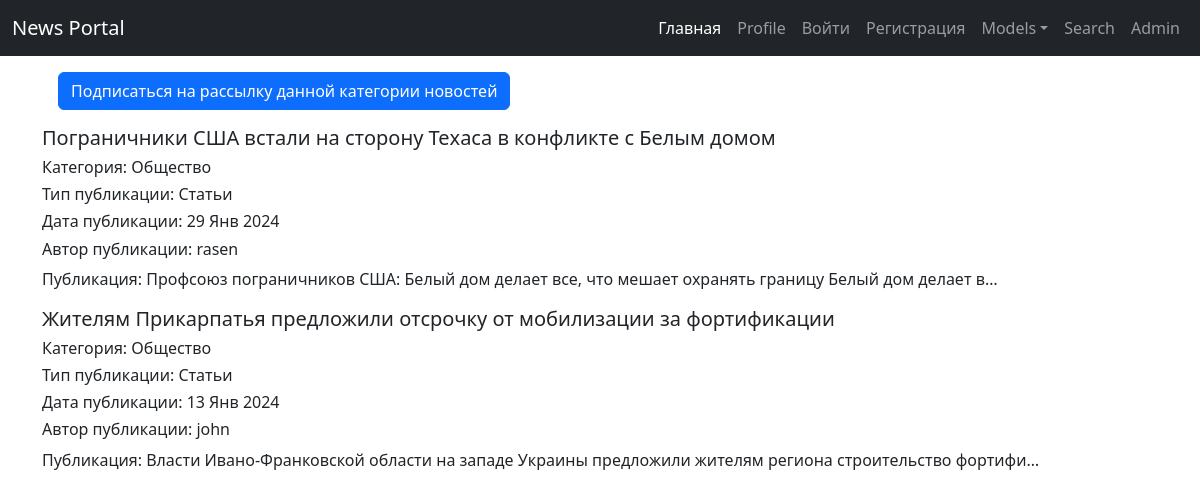
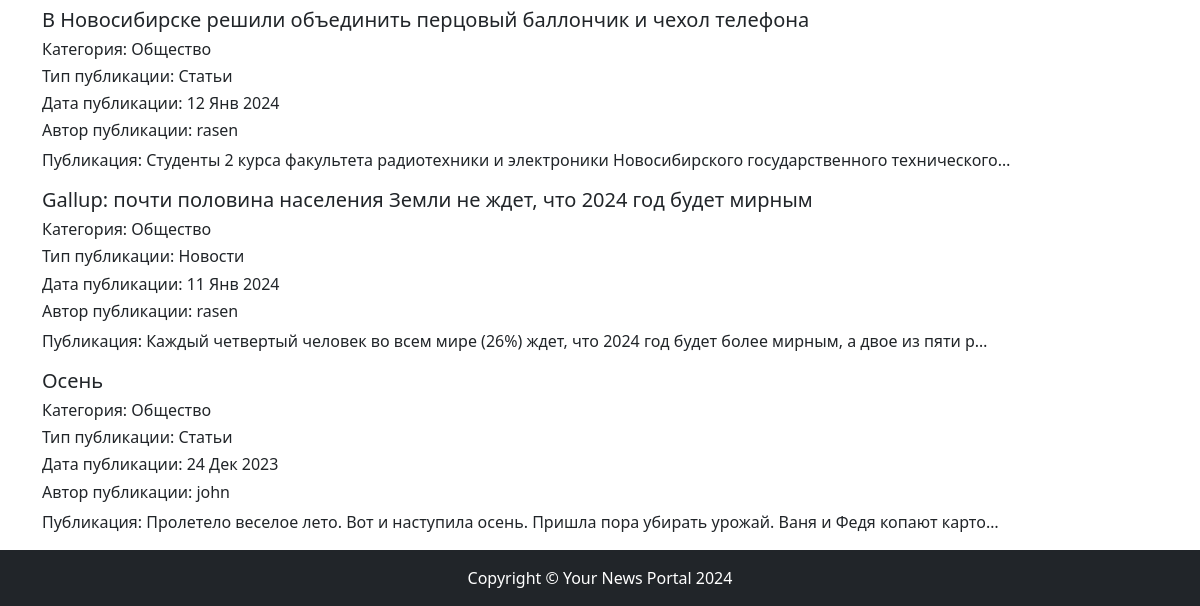
/categories/3, run on an earlier commit of the app's database (2 pictures, top to bottom).
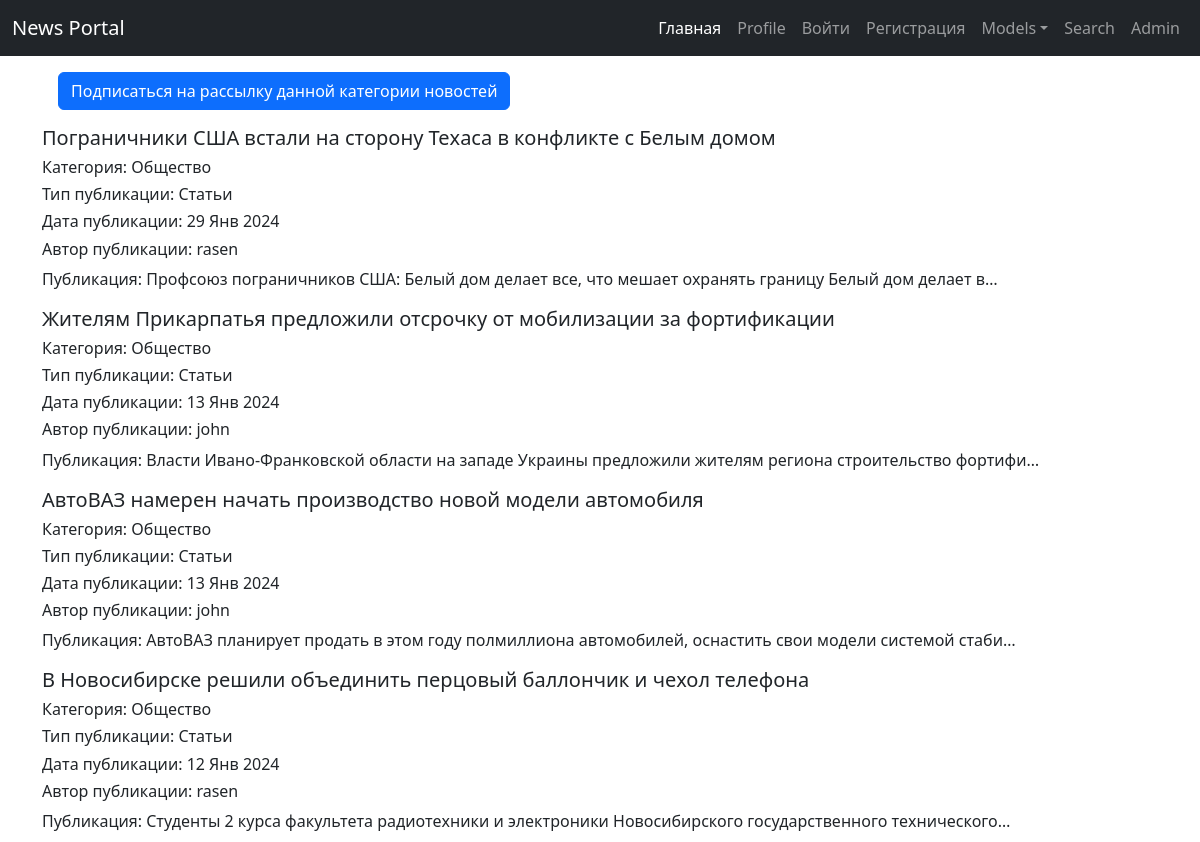
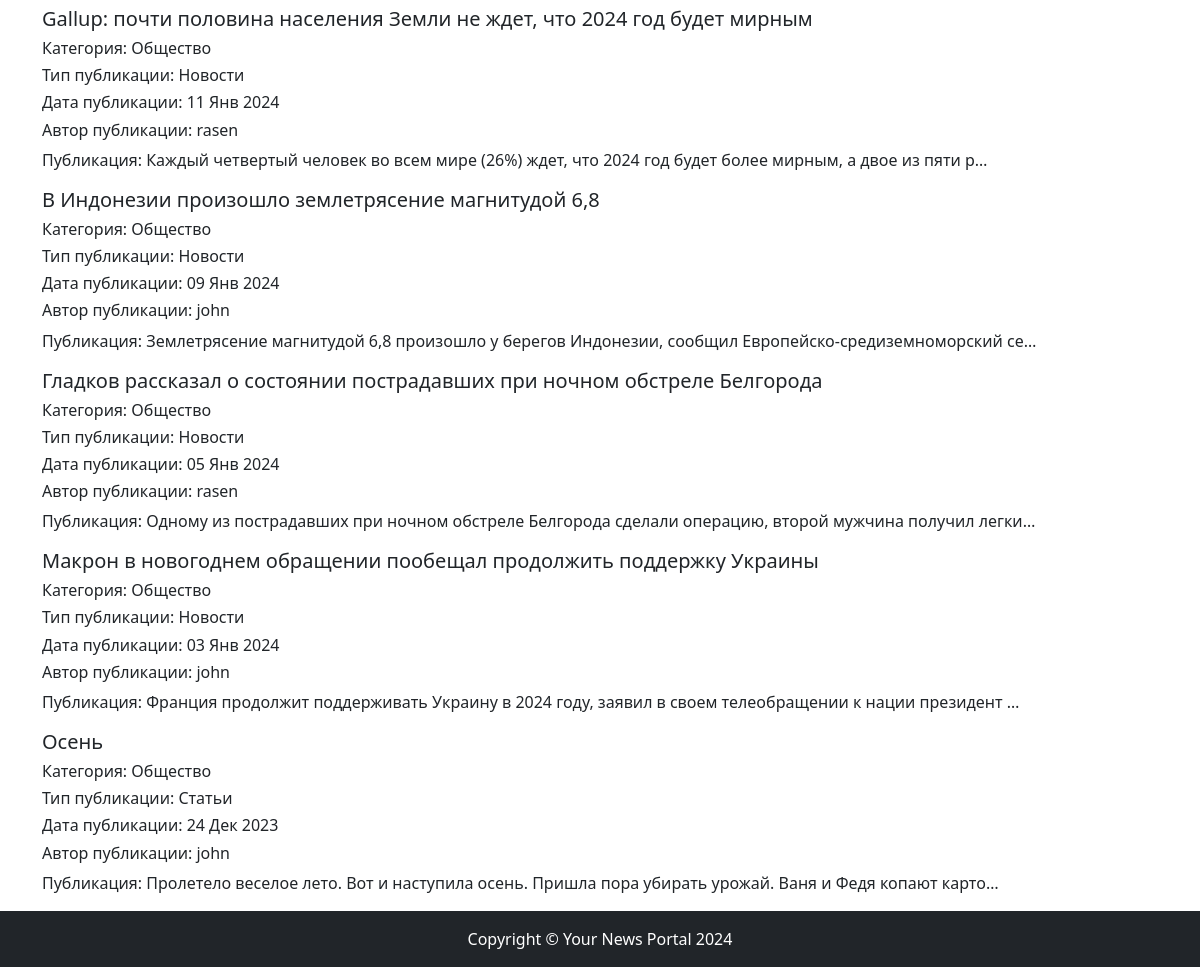
And on a later commit of the database (2 pictures, top to bottom).
### news/models.py (models this page shows, shortened)
class Post(models.Model):
    news = 'NE'
    articles = 'AR'
    TYPES = [
        (news, 'Новости'),
        (articles, 'Статьи')
    ]
    author = models.ForeignKey(Author, on_delete=models.CASCADE)
    choice_types = models.CharField(max_length=2, choices=TYPES, default=news)
    time_in = models.DateTimeField(default=timezone.now)
    categories_post = models.ManyToManyField(Category, through='PostCategory')
    title = models.CharField(max_length=240, default='')
    content = models.TextField(blank=False)
    rate_new = models.IntegerField(default=0)

class Category(models.Model):
    category_name = models.CharField(max_length=200, unique=True)
    subscribers = models.ManyToManyField(User, related_name='categories')
    def __str__(self):
        return f'{self.category_name}'

class Author(models.Model):
    user = models.OneToOneField(User, on_delete=models.CASCADE)
    rating = models.IntegerField(default=0)

### news/views/category.py (the view)
# urls.py: path('categories/<int:pk>', CategoryDetailView.as_view(), name='category_detail'),
class CategoryDetailView(ListView):
    model = Post
    template_name = APP + "category_detail.html"
    context_object_name = "category_list"
    def get_queryset(self):
        self.category = get_object_or_404(Category, id=self.kwargs["pk"])
        queryset = Post.objects.filter(categories_post=self.category).order_by('-time_in')
        return queryset
    def get_context_data(self, **kwargs):
        context = super().get_context_data(**kwargs)
        context['is_not_subcriber'] = self.request.user not in self.category.subscribers.all()
        context['category_post_detail'] = self.category
        return context

### news/templates/news/category_detail.html (shortened to what this page needs)
{% extends 'default.html' %}
{% block content %}
    {% if not is_not_subscriber %}
    <div class="p-3">
        <a class="btn btn-primary" href="{{ category_post_detail.id }}/subscribe/" role="button">Подписаться на рассылку данной категории новостей</a>
    </div>
        {% for post in category_list %}
          <div class="mb-3">
                <h5>  {{ post.title|truncatechars:100 }} </h5>
                <h6>Категория: {{ category_post_detail }} </h6>
                <h6>Тип публикации: {{ post.get_choice_types_display }}</h6>
                <h6>Дата публикации: {{ post.time_in|date:'d M Y' }} </h6>
                <h6>Автор публикации: {{ post.author.user }} </h6>
                <span>Публикация: {{ post.content|truncatechars:100 }}</span>
          </div>
        {% endfor %}
    {% else %}
        <div class="p-3">
            <h4> Вы уже подписаны
                <a class="btn btn-primary" href="{{ category_post_detail.id }}/unsubscribe/" role="button">Отписаться от рассылки данной категории новостей</a>
            </h4>
        </div>
    {% endif %}
</div>
{% endblock content %}

What changed in the data, as far as the page shows it:
now on this page (row unchanged): Post: title "АвтоВАЗ намерен начать производство новой модели автомобиля", {{ category_post_detail }} "Общество", choice_types "Статьи", time_in "13 Янв 2024", author.user "john", content "АвтоВАЗ планирует продать в этом году полмиллиона автомобилей, оснастить свои модели системой стаби…"
now on this page (row unchanged): Post: title "В Индонезии произошло землетрясение магнитудой 6,8", {{ category_post_detail }} "Общество", choice_types "Новости", time_in "09 Янв 2024", author.user "john", content "Землетрясение магнитудой 6,8 произошло у берегов Индонезии, сообщил Европейско-средиземноморский се…"
now on this page (row unchanged): Post: title "Гладков рассказал о состоянии пострадавших при ночном обстреле Белгорода", {{ category_post_detail }} "Общество", choice_types "Новости", time_in "05 Янв 2024", author.user "rasen", content "Одному из пострадавших при ночном обстреле Белгорода сделали операцию, второй мужчина получил легки…"
now on this page (row edited): Post: title "Макрон в новогоднем обращении пообещал продолжить поддержку Украины", {{ category_post_detail }} "Общество", choice_types "Новости", time_in "03 Янв 2024", author.user "john", content "Франция продолжит поддерживать Украину в 2024 году, заявил в своем телеобращении к нации президент …"
